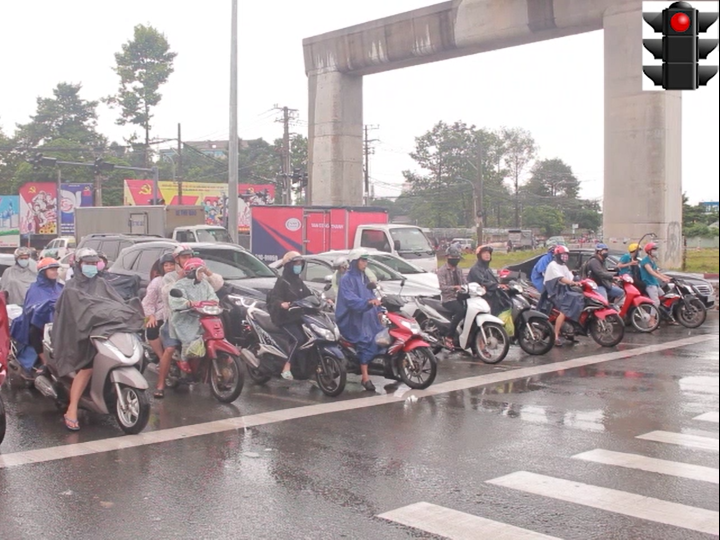
#> input picture test.png, 1440 x 1080 px (shown at 1/2 size); its folder holds only this picture in this run
$ python -i Canny_Edge_Detect.py   (imports and definitions only)
#> lines starting #> are read from the running program, lines starting #| are printed output that depends on the picture

import numpy as np
import argparse
import glob
import cv2
import imutils

class Auto_Canny():
	def auto_canny( self, image, sigma=0.33):
		v = np.median(image)
		lower = int(max(0, (1.0 - sigma) * v))
		upper = int(min(255, (1.0 + sigma) * v))
		self.edged = cv2.Canny(image, lower, upper)
		return self.edged


class Canny_Detect():

	def show(self, path):
#> called with path = 'test.png'
		au = Auto_Canny()
		for imagePath in glob.glob(path):		#glob duyệt qua các thư mục (nếu có)
			image = cv2.imread(imagePath)
#> image is the input picture: shape (1080, 1440, 3); mean B, G, R 161.7, 160.6, 171.2
			image = imutils.resize(image, width=600)
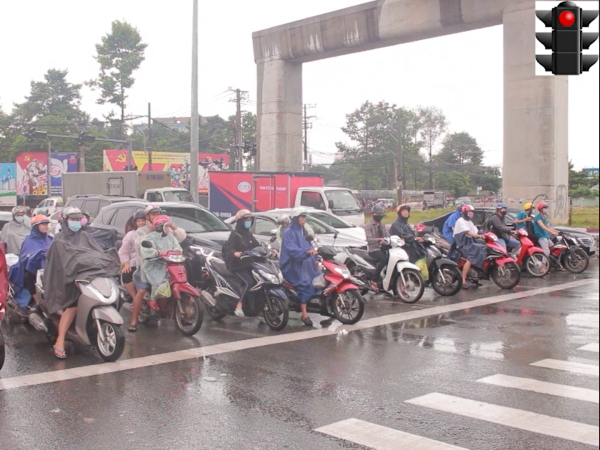
#> image: shape (450, 600, 3); mean B, G, R 161.7, 160.6, 171.2
			gray = cv2.cvtColor(image, cv2.COLOR_BGR2GRAY)
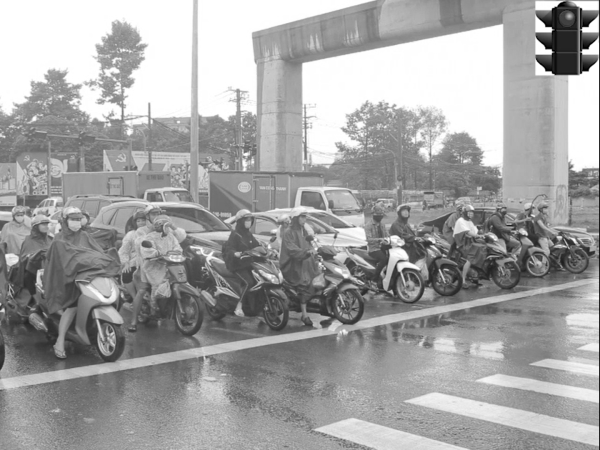
#> gray: shape (450, 600); min 0, max 255, mean 163.9
			blurred = cv2.GaussianBlur(gray, (3, 3), 0)

			wide = cv2.Canny(blurred, 10, 200)
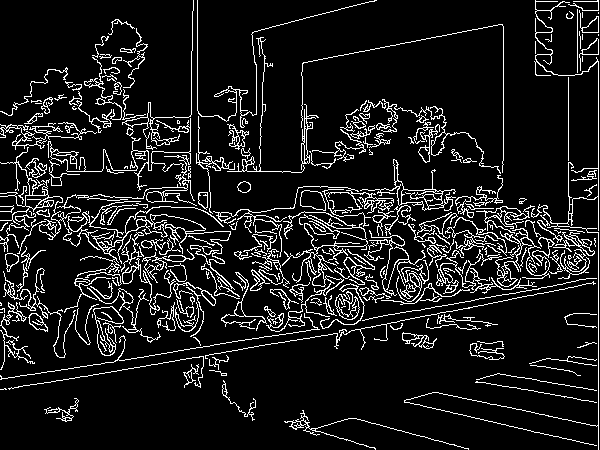
#> wide: shape (450, 600); 10.6% white in thin lines or dots
			tight = cv2.Canny(blurred, 225, 250)
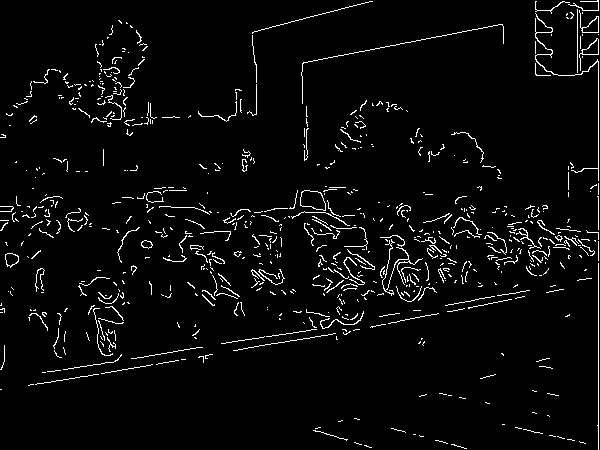
#> tight: shape (450, 600); 3.7% white in thin lines or dots
			auto = au.auto_canny(blurred)
#> in auto_canny, `v = np.median(image)`: v = 158
#> in auto_canny, `lower = int(max(0, (1.0 - sigma) * v))`: lower = 105
#> in auto_canny, `upper = int(min(255, (1.0 + sigma) * v))`: upper = 210
#> in auto_canny, `self.edged = cv2.Canny(image, lower, upper)`:
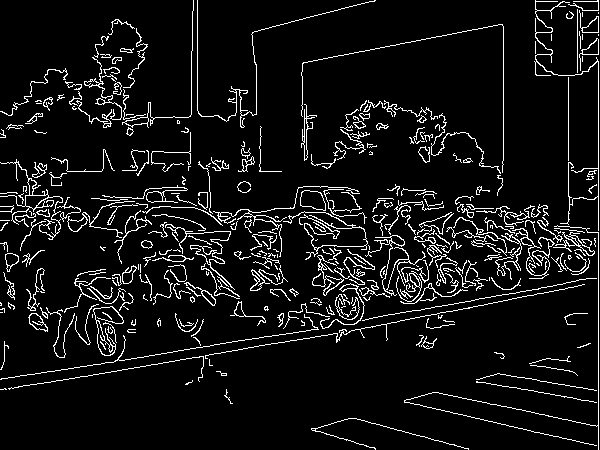
#> self.edged: shape (450, 600); 7.5% white in thin lines or dots
			# show
			cv2.imshow("Original", image)
			cv2.imshow("Edges", np.hstack([wide]))
			cv2.imshow("Edges2", np.hstack([tight]))
			cv2.imshow("Edges3", auto)

			cv2.waitKey(0)


	def get_egde(self,path):

		au = Auto_Canny()

		for imagePath in glob.glob(path):
			image = cv2.imread(imagePath)
			# image = imutils.resize(image, width=600)
			gray = cv2.cvtColor(image, cv2.COLOR_BGR2GRAY)
			blurred = cv2.GaussianBlur(gray, (3, 3), 0)

			self.wide = cv2.Canny(blurred, 10, 200)
			self.tight = cv2.Canny(blurred, 225, 250)
			self.auto = au.auto_canny(blurred)

			return self.auto


>>> result = Canny_Detect().show('test.png')

$ run again, on kang.jpg
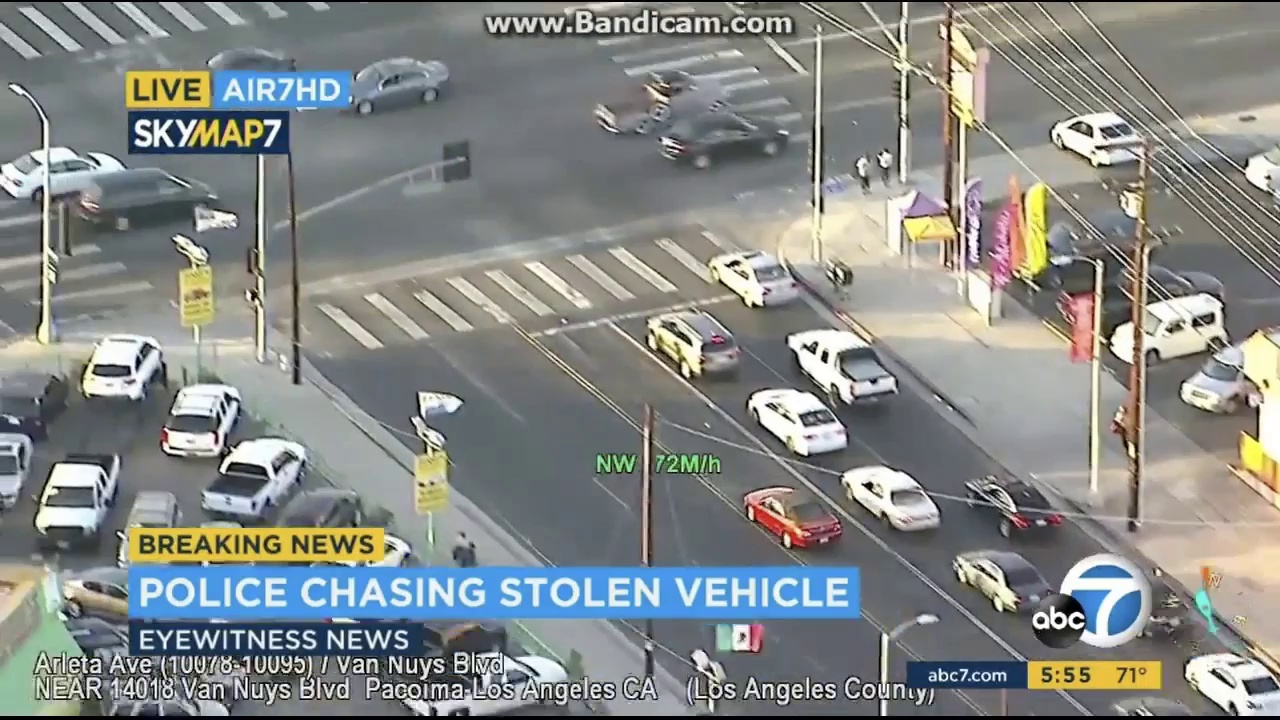
#> input picture kang.jpg, 1280 x 720 px
#> in show, image is the input picture: shape (720, 1280, 3); mean B, G, R 134.6, 136.9, 133.7
#> image: shape (337, 600, 3)
#> in show, `wide = cv2.Canny(blurred, 10, 200)`:
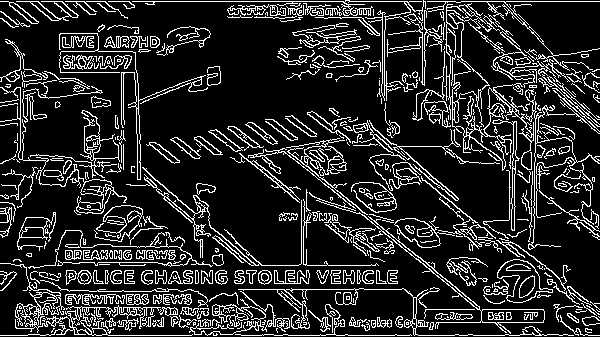
#> wide: shape (337, 600); 16.2% white in thin lines or dots
#> tight: shape (337, 600); 9% white in thin lines or dots
#> v = 128
#> lower = 85
#> upper = 170
#> in auto_canny, `self.edged = cv2.Canny(image, lower, upper)`:
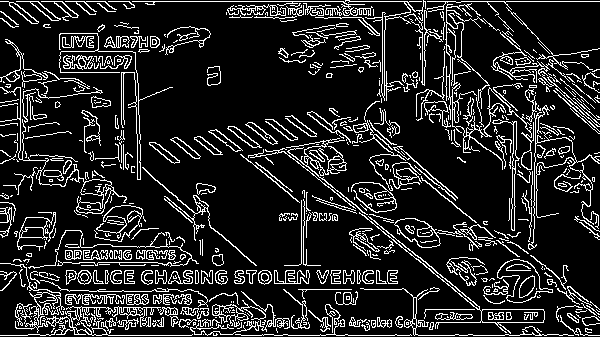
#> self.edged: shape (337, 600); 14.8% white in thin lines or dots
